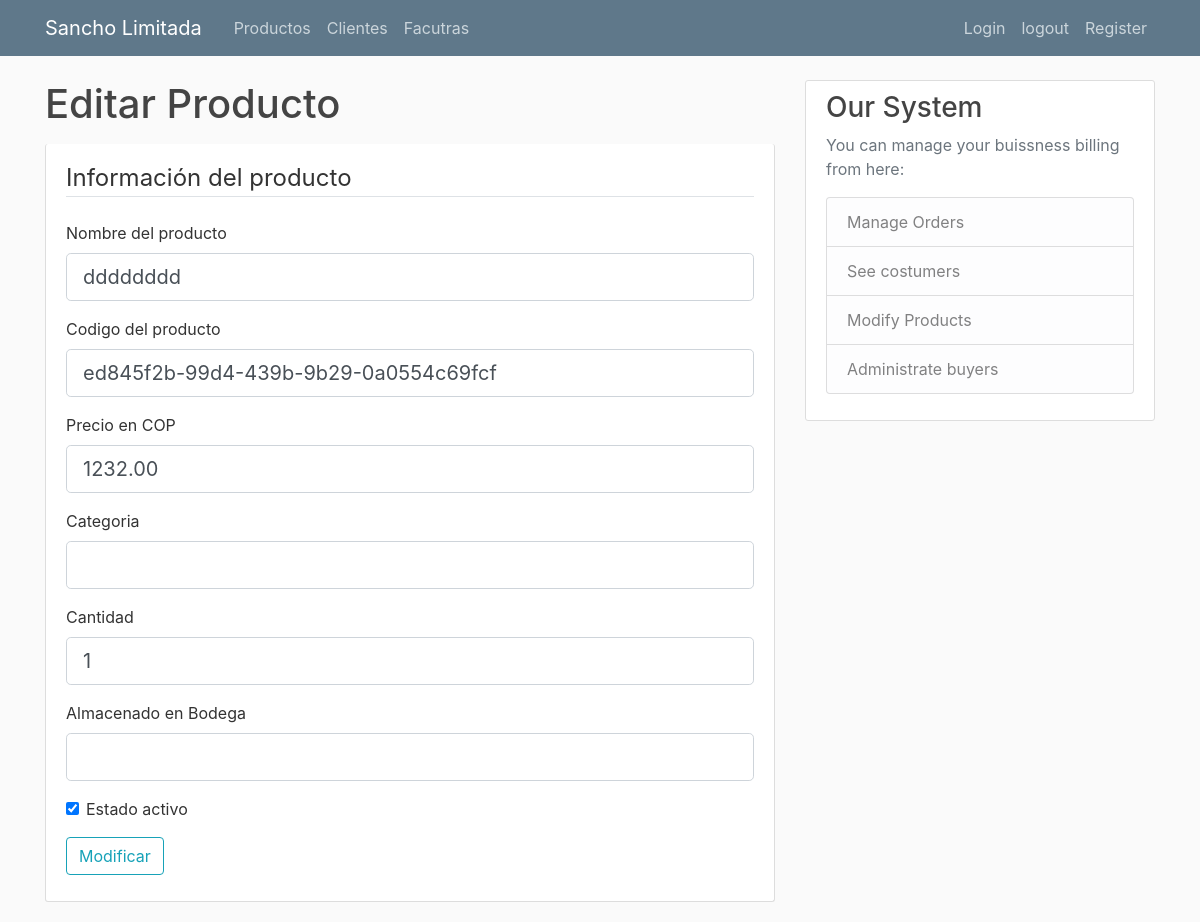
Page /productos/5 (signed in) on the committed database.
### SanchoApp/Products/model.py (models this page shows, shortened)
class Producto(db.Model):
    __tablename__="productos"
    relacion_facturas = relationship("Factura",
                            secondary=relacion_productos_facturas,
                            back_populates="relacion_productos")
    id = db.Column(db.Integer, primary_key=True)
    nombre = db.Column(db.String(100), nullable=False)
    codigo = db.Column(db.String(100), nullable=False, unique=True)
    precio = db.Column(db.String(10), nullable=False)
    cantidad = db.Column(db.Integer, nullable=False, default=1)
    categoria = db.Column(db.String(100), nullable=True)
    bodega = db.Column(db.String(100), nullable=True)
    estado_activo = db.Column(db.Boolean(), nullable=False, default=True)

### SanchoApp/Products/controller.py (the view)
    @app.route("/productos/<string:id>",  methods=['GET', 'POST'])
    @login_required
    def update_products(id):
        product_to_edit = Producto.query.get(id)
        if product_to_edit is None:
            return "404"
        else:
            form = UpdateProductForm(
                nombre=product_to_edit.nombre,
                codigo=product_to_edit.codigo,
                precio=float(product_to_edit.precio),
                categoria=product_to_edit.categoria,
                cantidad=product_to_edit.cantidad,
                bodega=product_to_edit.bodega,
                estado_activo=product_to_edit.estado_activo
            )
            if form.validate_on_submit():
                product_to_edit.nombre = form.nombre.data
                product_to_edit.codigo = form.codigo.data
                product_to_edit.categoria = form.categoria.data
                product_to_edit.cantidad = form.cantidad.data
                product_to_edit.bodega = form.bodega.data
                product_to_edit.estado_activo = form.estado_activo.data
                db.session.commit()
                flash(f'Product: {product_to_edit} updated!', 'success')
                return redirect(url_for('productos'))
            else:
                return render_template('Products/productos_registrar.html', title='Editar Producto', form=form)

### SanchoApp/Products/view.py
class UpdateProductForm(FlaskForm):
    nombre = StringField('Nombre del producto', validators=[DataRequired()])
    codigo = StringField('Codigo del producto', validators=[DataRequired()])
    precio = DecimalField('Precio en COP', validators=[DataRequired()])
    cantidad = IntegerField('Cantidad', default=1)
    categoria = StringField('Categoria', default="")
    bodega = StringField('Almacenado en Bodega', default="")
    estado_activo = BooleanField('Estado activo', default=True)
    submit = SubmitField('Modificar')

### SanchoApp/templates/Products/productos_registrar.html (shortened to what this page needs)
{% extends "layout.html" %}
{% block content %}
<h1 class="mb-3">{{title}}</h1>
<div class="content-section border-top-0 pt-3">
  <form method="POST" action="">
    <fieldset class="form-group">
      <legend class="border-bottom mb-4">Información del producto</legend>
      <div class="form-group">
        {{ form.nombre.label(class="form-control-label") }}
        {% if form.nombre.errors %}
        {{ form.nombre(class="form-control form-control-lg is-invalid") }}
        <div class="invalid-feedback">
          {% for error in form.nombre.errors %}
          <span>{{ error }}</span>
          {% endfor %}
        </div>
        {% else %}
        {{ form.nombre(class="form-control form-control-lg") }}
        {% endif %}
      </div>
      <div class="form-group">
        {{ form.codigo.label(class="form-control-label") }}
        {% if form.codigo.errors %}
        {{ form.codigo(class="form-control form-control-lg is-invalid") }}
        <div class="invalid-feedback">
          {% for error in form.codigo.errors %}
          <span>{{ error }}</span>
          {% endfor %}
        </div>
        {% else %}
        {{ form.codigo(class="form-control form-control-lg") }}
        {% endif %}
      </div>
      <div class="form-group">
        {{ form.precio.label(class="form-control-label") }}
        {% if form.precio.errors %}
        {{ form.precio(class="form-control form-control-lg is-invalid") }}
        <div class="invalid-feedback">
          {% for error in form.precio.errors %}
          <span>{{ error }}</span>
          {% endfor %}
        </div>
        {% else %}
        {{ form.precio(class="form-control form-control-lg") }}
        {% endif %}
      </div>
      <div class="form-group">
        {{ form.categoria.label(class="form-control-label") }}
        {% if form.categoria.errors %}
        {{ form.categoria(class="form-control form-control-lg is-invalid") }}
        <div class="invalid-feedback">
          {% for error in form.categoria.errors %}
          <span>{{ error }}</span>
          {% endfor %}
        </div>
        {% else %}
        {{ form.categoria(class="form-control form-control-lg") }}
        {% endif %}
      </div>
      <div class="form-group">
        {{ form.cantidad.label(class="form-control-label") }}
        {% if form.cantidad.errors %}
        {{ form.cantidad(class="form-control form-control-lg is-invalid") }}
        <div class="invalid-feedback">
          {% for error in form.cantidad.errors %}
          <span>{{ error }}</span>
          {% endfor %}
        </div>
        {% else %}
        {{ form.cantidad(class="form-control form-control-lg") }}
        {% endif %}
      </div>
      <div class="form-group">
        {{ form.bodega.label(class="form-control-label") }}
        {% if form.bodega.errors %}
        {{ form.bodega(class="form-control form-control-lg is-invalid") }}
        <div class="invalid-feedback">
          {% for error in form.bodega.errors %}
          <span>{{ error }}</span>
          {% endfor %}
        </div>
        {% else %}
        {{ form.bodega(class="form-control form-control-lg") }}
        {% endif %}
      </div>
      <div class="form-check">
        {{ form.estado_activo(class="form-check-input") }}
        {{ form.estado_activo.label(class="form-check-label") }}
      </div>
    </fieldset>
    <div class="form-group">
      {{ form.submit(class="btn btn-outline-info") }}
    </div>
  </form>
</div>
{% endblock content %}

### SanchoApp/static/main.css (style rules this page uses)
body { background: #fafafa; color: #333333; margin-top: 5rem; }
h1, h2, h3, h4, h5, h6 { color: #444444; }
.content-section { background: #ffffff; padding: 10px 20px; border: 1px solid #dddddd; border-radius: 3px; margin-bottom: 20px; }

### rows in the picture
Producto: nombre "dddddddd", codigo "ed845f2b-99d4-439b-9b29-0a0554c69fcf", precio "1232.00", cantidad "1", estado_activo "☑"

### other values in the picture
{{ title }} "Editar Producto"
